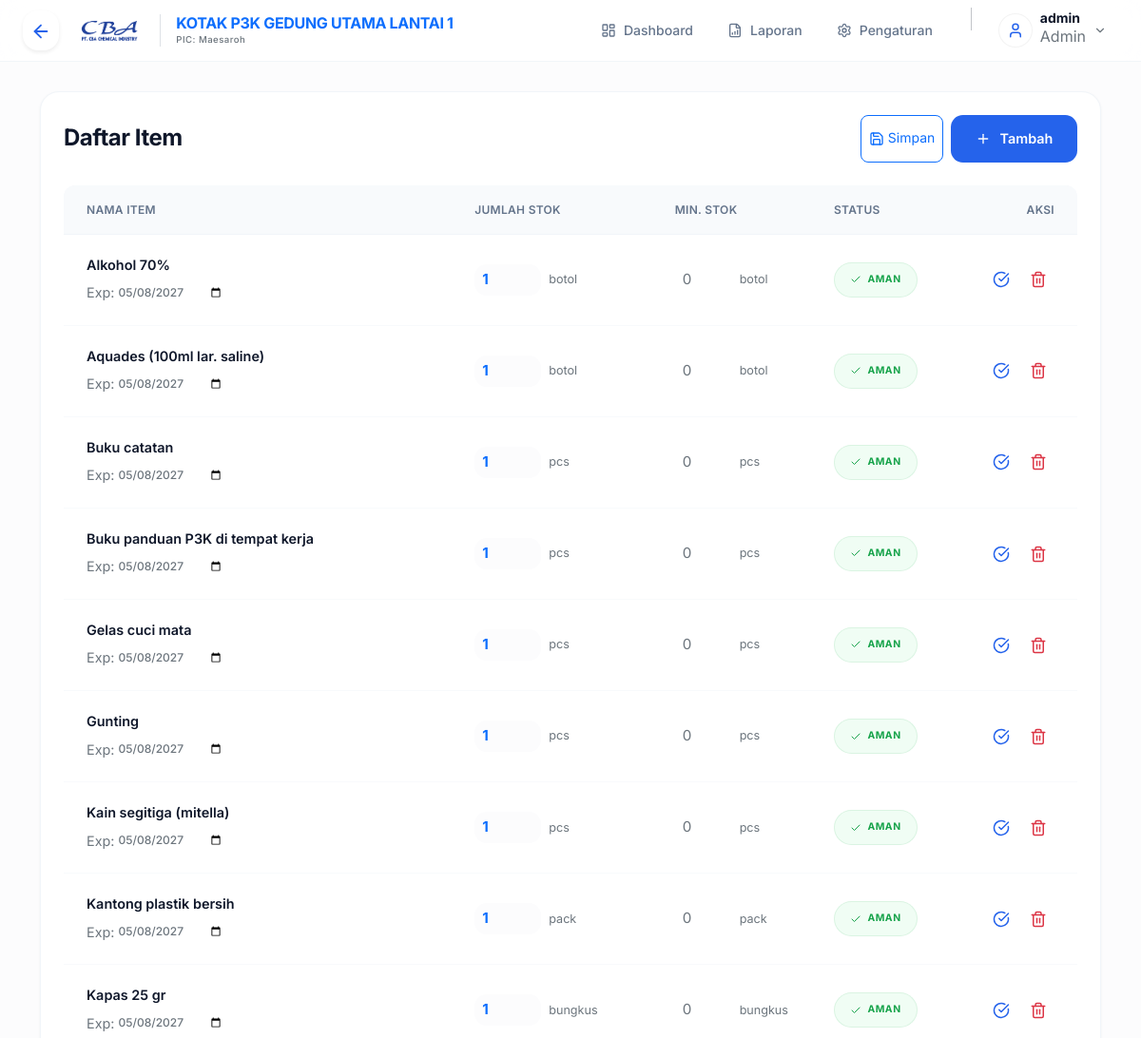
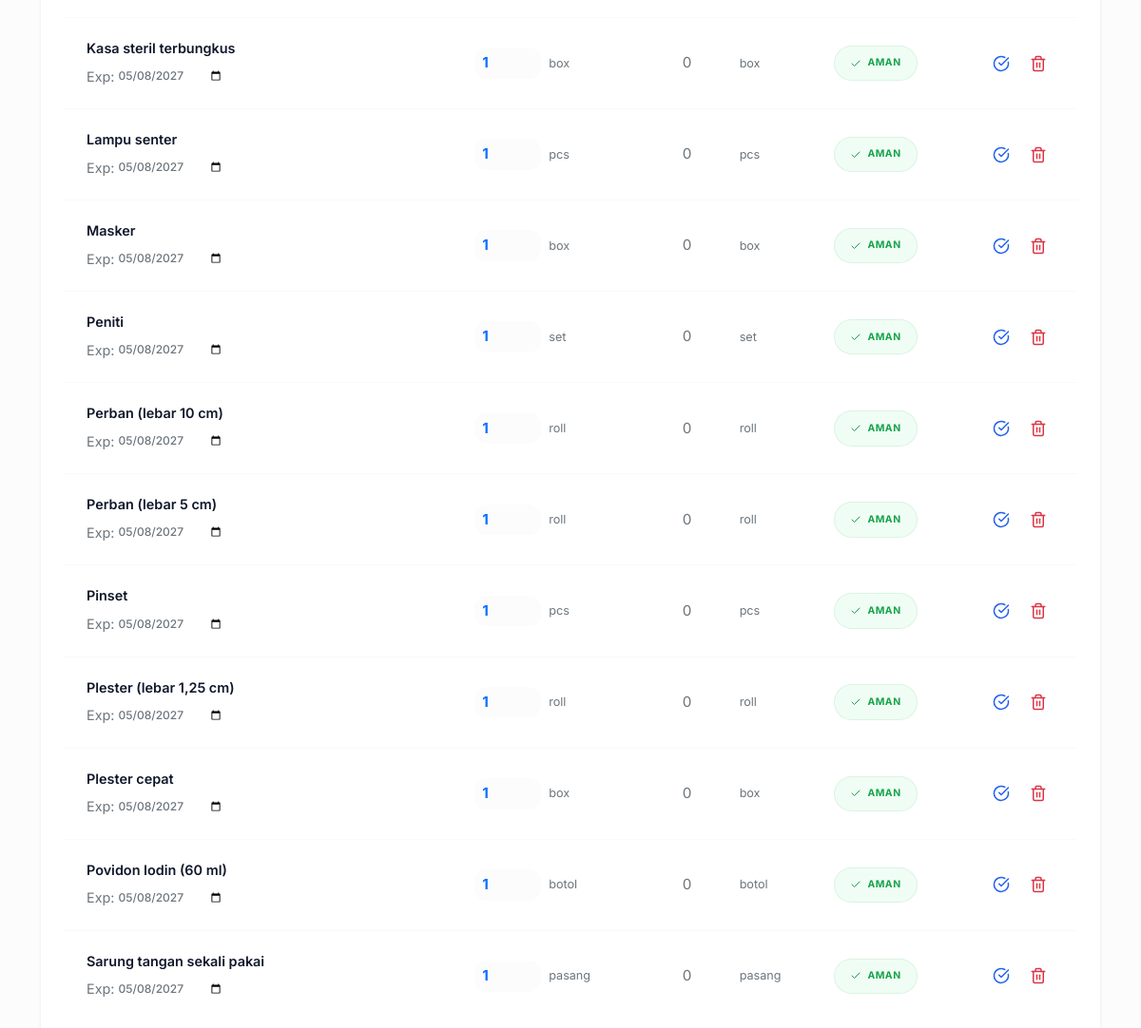
The page /location_detail.php?id=5 (signed in) on the database its author committed (2 pictures, top to bottom).
### tables this page shows
CREATE TABLE `p3k_lokasi` (
  `id` int(11) NOT NULL,
  `nama_lokasi` varchar(100) NOT NULL,
  `last_update` datetime DEFAULT current_timestamp() ON UPDATE current_timestamp(),
  `pic` varchar(100) DEFAULT 'Admin'
);

CREATE TABLE `users` (
  `id` int(11) NOT NULL,
  `username` varchar(100) NOT NULL,
  `pass` varchar(100) NOT NULL,
  `nama` varchar(200) DEFAULT NULL,
  `email` varchar(200) DEFAULT NULL,
  `status` enum('Aktif','Non-Aktif') DEFAULT 'Aktif',
  `role` enum('Admin','User') DEFAULT 'User',
  `created_at` datetime DEFAULT current_timestamp()
);

CREATE TABLE `p3k_items` (
  `id` int(11) NOT NULL,
  `lokasi_id` int(11) NOT NULL,
  `nama_item` varchar(100) NOT NULL,
  `stok` int(11) NOT NULL DEFAULT 0,
  `min_stok` int(11) NOT NULL DEFAULT 0,
  `satuan` varchar(20) DEFAULT 'pcs',
  `tgl_kadaluarsa` date DEFAULT NULL
);

### location_detail.php (the view, shortened to what this page needs)
<?php
include "db.php";
$id = $_GET['id'] ?? null;
$stmt_loc = $conn->prepare("SELECT l.*, u.nama as pic_nama FROM p3k_lokasi l LEFT JOIN users u ON l.pic = u.username WHERE l.id = ?");
$stmt_loc->bind_param("i", $id);
$stmt_loc->execute();
$lokasi = $stmt_loc->get_result()->fetch_assoc();
$stmt_items = $conn->prepare("SELECT * FROM p3k_items WHERE lokasi_id = ? ORDER BY nama_item ASC");
$stmt_items->bind_param("i", $id);
$stmt_items->execute();
$items = $stmt_items->get_result();
$next_month = date('Y-m-d', strtotime('+30 days'));
?>
<!DOCTYPE html>
<html lang="id">
<head>
    <link href="https://cdn.jsdelivr.net/npm/bootstrap@5.3.2/dist/css/bootstrap.min.css" rel="stylesheet">
    <link rel="stylesheet" href="assets/css/style.css">
</head>
<body>
    <nav class="navbar glass-navbar fixed-top py-2">
        <div class="container-fluid px-4">
            <div class="d-flex align-items-center gap-3">
                <a href="dashboard.php"
                    class="logo-wrapper bg-accent-light text-accent p-2 rounded-4 shadow-sm text-decoration-none">
                    <i data-lucide="arrow-left" style="width:22px; height:22px;"></i>
                </a>
                <a href="dashboard.php" class="d-flex align-items-center gap-3 text-decoration-none">
                    <img src="assets/images/cba-text.png" alt="Logo CBA" style="height: 35px; width: auto;">
                    <div class="brand-text border-start ps-3 d-none d-sm-block">
                        <h1 class="h6 mb-0 fw-bold tracking-tight text-primary">
                            <?= strtoupper(htmlspecialchars($lokasi['nama_lokasi'])) ?>
                        </h1>
                        <p class="text-secondary tiny mb-0 fw-medium"
                            style="font-size: 0.6rem; letter-spacing: 0.05em;">PIC:
                            <?= htmlspecialchars($lokasi['pic_nama'] ?? $lokasi['pic']) ?>
                        </p>
                    </div>
                </a>
            </div>
            <div class="d-flex align-items-center gap-4">
                <nav class="d-none d-md-flex align-items-center gap-1">
                    <a href="dashboard.php" class="nav-link-premium"><i data-lucide="layout-dashboard"
                            style="width:16px;"></i> Dashboard</a>
                    <?php if ($_SESSION['role'] == 'Admin'): ?>
                        <a href="laporan.php" class="nav-link-premium"><i data-lucide="file-bar-chart"
                                style="width:16px;"></i> Laporan</a>
                        <a href="pengaturan.php" class="nav-link-premium"><i data-lucide="settings" style="width:16px;"></i>
                            Pengaturan</a>
                    <?php endif; ?>
                </nav>
                <div class="dropdown">
                    <div class="user-profile-trigger d-flex align-items-center gap-2" data-bs-toggle="dropdown"
                        role="button">
                        <div class="avatar-circle bg-accent-light text-accent rounded-circle d-flex align-items-center justify-content-center"
                            style="width: 36px; height: 36px;"><i data-lucide="user" style="width:18px;"></i></div>
                        <div class="d-none d-lg-block">
                            <p class="small fw-bold mb-0 lh-1"><?= htmlspecialchars($_SESSION['username']) ?></p>
                            <p class="text-secondary tiny mb-0"><?= $_SESSION['role'] ?></p>
                        </div>
                        <i data-lucide="chevron-down" class="text-secondary" style="width:14px;"></i>
                    </div>
                </div>
            </div>
        </div>
    </nav>
    <div class="container py-3" style="margin-top: 80px; padding-bottom: 100px;">
        <div class="row g-4">
            <div class="col-12">
                <div class="glass-card p-4">
                    <div class="d-flex justify-content-between align-items-center mb-4">
                        <h4 class="mb-0">Daftar Item</h4>
                        <div class="d-flex gap-2">
                            <button type="submit" name="save_all" form="bulkSaveForm"
                                class="btn btn-outline-primary btn-sm rounded-3 p-2" title="Simpan Semua Perubahan"><i
                                    data-lucide="save" style="width:16px;"></i> Simpan</button>
                            <button class="btn-premium btn-sm" data-bs-toggle="modal" data-bs-target="#addItemModal"><i
                                    data-lucide="plus" style="width:16px;"></i>Tambah</button>
                        </div>
                    </div>
                    <form id="bulkSaveForm" action="" method="POST">
                        <div class="table-responsive">
                            <table class="table-premium">
                                <thead>
                                    <tr>
                                        <th style="width: 40%;">NAMA ITEM</th>
                                        <th style="width: 20%;">JUMLAH STOK</th>
                                        <th class="mobile-hide" style="width: 15%;">MIN. STOK</th>
                                        <th style="width: 15%;">STATUS</th>
                                        <th class="text-end" style="width: 10%;">AKSI</th>
                                    </tr>
                                </thead>
                                <tbody>
                                    <?php
                                    $item_list = [];
                                    while ($item = mysqli_fetch_assoc($items)) {
                                        $item_list[] = $item;
                                    }
                                    foreach ($item_list as $item):
                                        $is_expired = ($item['tgl_kadaluarsa'] <= $next_month);
                                        $is_low_stock = ($item['stok'] <= $item['min_stok']);
                                        ?>
                                        <tr>
                                            <td>
                                                <span class="row-title"><?= htmlspecialchars($item['nama_item']) ?></span>
                                                <div class="d-flex align-items-center gap-1 mt-1">
                                                    <span class="text-secondary tiny">Exp:</span>
                                                    <input type="date" name="tgl_kadaluarsas[]"
                                                        class="form-control form-control-sm border-0 bg-transparent p-0 tiny fw-medium text-secondary"
                                                        value="<?= $item['tgl_kadaluarsa'] ?>"
                                                        style="width: auto; font-size: 0.75rem;">
                                                </div>
                                            </td>
                                            <td>
                                                <div class="d-flex align-items-center gap-2">
                                                    <input type="number" name="stoks[]"
                                                        class="form-control form-control-sm border-0 bg-light-subtle fw-bold text-primary"
                                                        value="<?= $item['stok'] ?>" min="0"
                                                        style="width: 70px; padding: 0.25rem 0.5rem;" required>
                                                    <span
                                                        class="text-secondary small"><?= htmlspecialchars($item['satuan']) ?></span>
                                                </div>
                                            </td>
                                            <td class="mobile-hide">
                                                <div class="d-flex align-items-center gap-2">
                                                    <input type="number" name="min_stoks[]"
                                                        class="form-control form-control-sm border-0 bg-transparent text-secondary"
                                                        value="<?= $item['min_stok'] ?>" min="0"
                                                        style="width: 60px; padding: 0.25rem 0.5rem;" required>
                                                    <span
                                                        class="text-secondary small"><?= htmlspecialchars($item['satuan']) ?></span>
                                                </div>
                                            </td>
                                            <td>
                                                <?php if ($is_low_stock): ?> <span class="badge-status badge-critical"><i
                                                            data-lucide="alert-triangle" style="width:12px;"></i> Rendah</span>
                                                <?php elseif ($is_expired): ?> <span class="badge-status badge-warning"><i
                                                            data-lucide="clock" style="width:12px;"></i> Kadaluarsa</span>
                                                <?php else: ?> <span class="badge-status badge-success"><i
                                                            data-lucide="check" style="width:12px;"></i> Aman</span>
                                                <?php endif; ?>
                                            </td>
                                            <td class="text-end">
                                                <div class="d-flex justify-content-end align-items-center gap-1">
                                                    <button type="submit" name="adjust_stock"
                                                        class="btn btn-sm btn-accent-light text-accent rounded-3 p-2"
                                                        title="Simpan Baris Ini"
                                                        onclick="setSingleUpdate(<?= $item['id'] ?>, <?= $item['stok'] ?>, <?= $item['min_stok'] ?>, '<?= $item['tgl_kadaluarsa'] ?>', '<?= addslashes($item['nama_item']) ?>', event)">
                                                        <i data-lucide="check-circle" style="width:18px;"></i>
                                                    </button>
                                                    <button type="button"
                                                        onclick="confirmDeleteItem(<?= $item['id'] ?>, '<?= htmlspecialchars($item['nama_item']) ?>')"
                                                        class="btn btn-sm btn-outline-danger border-0 rounded-3 p-2"><i
                                                            data-lucide="trash-2" style="width:18px;"></i></button>
                                                </div>
                                            </td>
                                        </tr>
                                    <?php endforeach; ?>
                                </tbody>
                            </table>
                        </div>
                    </form>
                </div>
            </div>
        </div>
    </div>
</body>
</html>

### assets/css/style.css (style rules this page uses)
html { height: 100%; }
:root { --primary: #0f172a; --accent: #2563eb; --accent-light: #eff6ff; --secondary: #64748b; --bg-main: #fcfcfd; --white: #ffffff; --danger: #ef4444; --success: #10b981; --warning: #f59e0b; --glass: rgba(255, 255, 255, 0.95); --glass-border: #f1f5f9; --shadow-sm: 0 1px 3px rgba(0,0,0,0.05); --shadow: 0 4px 6px -1px rgba(0,0,0,0.02), 0 2px 4px -2px rgba(0,0,0,0.02); --shadow-lg: 0 20px 25px -5px rgba(0,0,0,0.03), 0 10px 10px -5px rgba(0,0,0,0.01); }
* { margin: 0; padding: 0; box-sizing: border-box; font-family: 'Inter', sans-serif; }
body { background-color: var(--bg-main); color: var(--primary); line-height: 1.6; -webkit-font-smoothing: antialiased; overflow-x: hidden; display: flex; flex-direction: column; min-height: 100vh; }
main, .main-content, .container, .container-fluid { flex: 1 0 auto; }
.glass-card { background: var(--white); border: 1px solid var(--glass-border); border-radius: 1.25rem; box-shadow: var(--shadow-sm); transition: all 0.3s cubic-bezier(0.4, 0, 0.2, 1); }
.glass-navbar { background: rgba(255, 255, 255, 0.8); backdrop-filter: blur(12px); -webkit-backdrop-filter: blur(12px); border-bottom: 1px solid var(--glass-border); }
h1, h2, h3, h4, h5, h6 { font-weight: 700; color: var(--primary); letter-spacing: -0.02em; }
.text-accent { color: var(--accent); }
.btn-premium { background: var(--accent); color: white; padding: 0.8rem 1.6rem; border-radius: 0.8rem; font-weight: 600; transition: all 0.2s cubic-bezier(0.4, 0, 0.2, 1); border: none; display: inline-flex; align-items: center; gap: 0.6rem; font-size: 0.9rem; }
.badge-status { padding: 0.35rem 1rem; border-radius: 100px; font-size: 0.65rem; font-weight: 700; text-transform: uppercase; letter-spacing: 0.05em; display: inline-flex; align-items: center; gap: 0.4rem; }
.badge-success { background: #f0fdf4; color: #16a34a; border: 1px solid rgba(22, 163, 74, 0.1); }
.table-premium { width: 100%; border-collapse: separate; border-spacing: 0; }
.table-premium thead tr { background: #f8fafc; }
.table-premium thead th { background: #f8fafc; color: var(--secondary); font-weight: 600; text-transform: uppercase; font-size: 0.75rem; letter-spacing: 0.025em; padding: 1rem 1.5rem; border-bottom: 1px solid #f1f5f9; }
.table-premium thead th:first-child { border-top-left-radius: 0.75rem; }
.table-premium thead th:last-child { border-top-right-radius: 0.75rem; }
.table-premium tbody td { padding: 1.25rem 1.5rem; border-bottom: 1px solid #f8fafc; font-size: 0.9rem; color: var(--primary); transition: background 0.2s; }
.table-premium tbody tr:last-child td { border-bottom: none; }
.table-premium .row-title { font-weight: 600; color: var(--primary); display: block; }
.mobile-hide { display: none !important; }
@media (min-width: 769px) { .mobile-hide { display: table-cell !important; } }
.form-control { border-radius: 0.8rem; padding: 0.75rem 1rem; border: 1px solid #e2e8f0; background: #fff; font-size: 0.95rem; transition: all 0.2s; }
.nav-link-premium { display: flex; align-items: center; gap: 0.5rem; padding: 0.6rem 1rem; border-radius: 0.75rem; color: var(--secondary); font-weight: 500; font-size: 0.875rem; transition: all 0.2s; text-decoration: none; }
.logo-wrapper { transition: transform 0.3s ease; }
.user-profile-trigger { cursor: pointer; padding: 0.25rem; padding-right: 0.75rem; border-radius: 2rem; transition: all 0.2s; }
.avatar-circle { box-shadow: inset 0 0 0 1px rgba(0,0,0,0.05); }

### rows shown on the page
p3k_lokasi: nama_lokasi "KOTAK P3K GEDUNG UTAMA LANTAI 1", users.nama "Maesaroh"
p3k_items: nama_item "Alkohol 70%", tgl_kadaluarsa "05/08/2027", stok "1", satuan "botol", min_stok "0", shows "AMAN"
p3k_items: nama_item "Aquades (100ml lar. saline)", tgl_kadaluarsa "05/08/2027", stok "1", satuan "botol", min_stok "0", shows "AMAN"
p3k_items: nama_item "Buku catatan", tgl_kadaluarsa "05/08/2027", stok "1", satuan "pcs", min_stok "0", shows "AMAN"
p3k_items: nama_item "Buku panduan P3K di tempat kerja", tgl_kadaluarsa "05/08/2027", stok "1", satuan "pcs", min_stok "0", shows "AMAN"
p3k_items: nama_item "Gelas cuci mata", tgl_kadaluarsa "05/08/2027", stok "1", satuan "pcs", min_stok "0", shows "AMAN"
p3k_items: nama_item "Gunting", tgl_kadaluarsa "05/08/2027", stok "1", satuan "pcs", min_stok "0", shows "AMAN"
p3k_items: nama_item "Kain segitiga (mitella)", tgl_kadaluarsa "05/08/2027", stok "1", satuan "pcs", min_stok "0", shows "AMAN"
p3k_items: nama_item "Kantong plastik bersih", tgl_kadaluarsa "05/08/2027", stok "1", satuan "pack", min_stok "0", shows "AMAN"
p3k_items: nama_item "Kapas 25 gr", tgl_kadaluarsa "05/08/2027", stok "1", satuan "bungkus", min_stok "0", shows "AMAN"
p3k_items: nama_item "Kasa steril terbungkus", tgl_kadaluarsa "05/08/2027", stok "1", satuan "box", min_stok "0", shows "AMAN"
p3k_items: nama_item "Lampu senter", tgl_kadaluarsa "05/08/2027", stok "1", satuan "pcs", min_stok "0", shows "AMAN"
p3k_items: nama_item "Masker", tgl_kadaluarsa "05/08/2027", stok "1", satuan "box", min_stok "0", shows "AMAN"
p3k_items: nama_item "Peniti", tgl_kadaluarsa "05/08/2027", stok "1", satuan "set", min_stok "0", shows "AMAN"
p3k_items: nama_item "Perban (lebar 10 cm)", tgl_kadaluarsa "05/08/2027", stok "1", satuan "roll", min_stok "0", shows "AMAN"
p3k_items: nama_item "Perban (lebar 5 cm)", tgl_kadaluarsa "05/08/2027", stok "1", satuan "roll", min_stok "0", shows "AMAN"
p3k_items: nama_item "Pinset", tgl_kadaluarsa "05/08/2027", stok "1", satuan "pcs", min_stok "0", shows "AMAN"
p3k_items: nama_item "Plester (lebar 1,25 cm)", tgl_kadaluarsa "05/08/2027", stok "1", satuan "roll", min_stok "0", shows "AMAN"
p3k_items: nama_item "Plester cepat", tgl_kadaluarsa "05/08/2027", stok "1", satuan "box", min_stok "0", shows "AMAN"
p3k_items: nama_item "Povidon Iodin (60 ml)", tgl_kadaluarsa "05/08/2027", stok "1", satuan "botol", min_stok "0", shows "AMAN"
p3k_items: nama_item "Sarung tangan sekali pakai", tgl_kadaluarsa "05/08/2027", stok "1", satuan "pasang", min_stok "0", shows "AMAN"

### other values the page prints
$_SESSION['username'] "admin"
$_SESSION['role'] "Admin"
